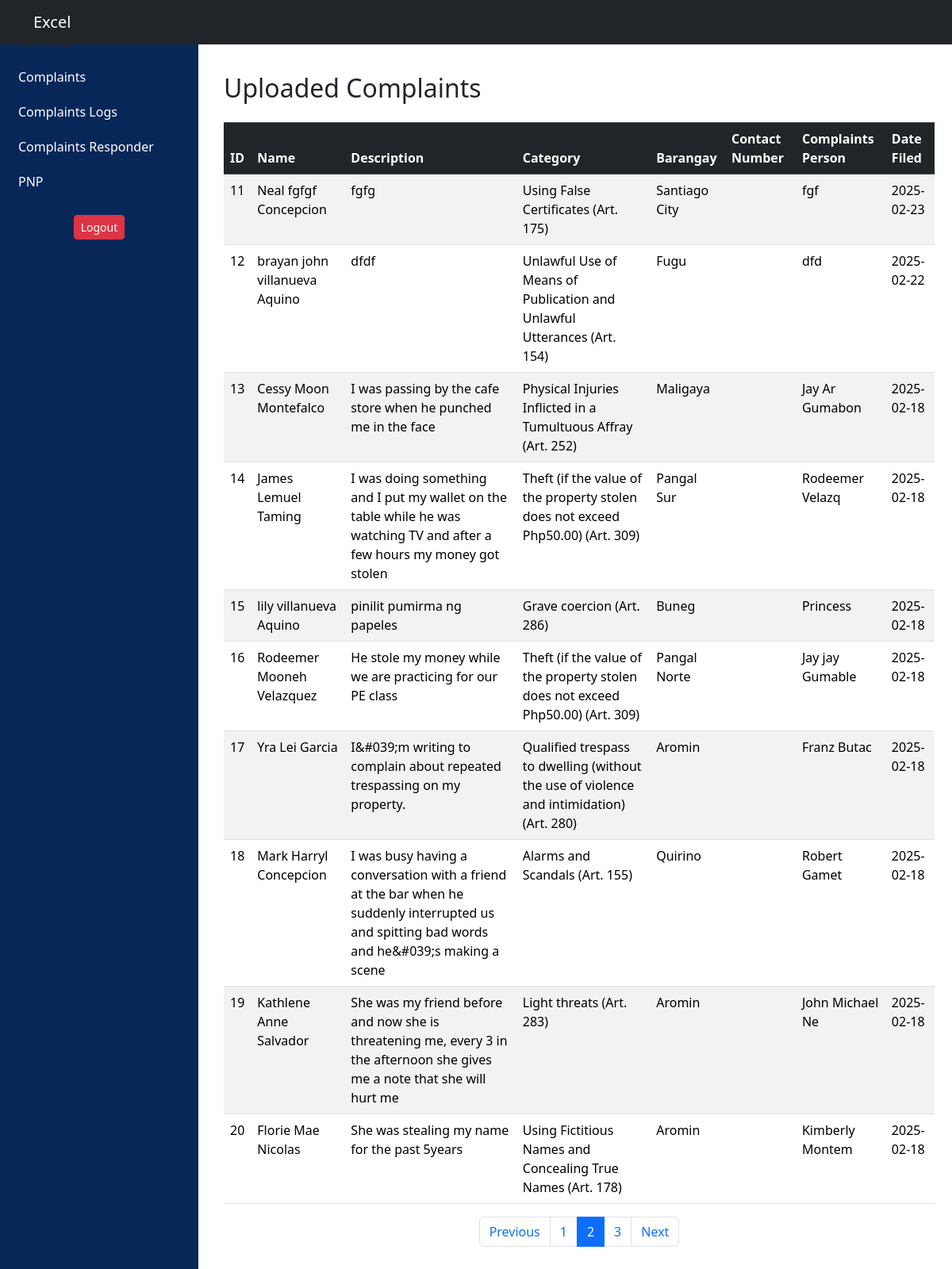
The page /complaints_logs.php?page=2 on the database its author committed.
### tables this page shows
CREATE TABLE `tbl_complaints` (
  `complaints_id` int(15) NOT NULL,
  `complaint_name` varchar(255) NOT NULL,
  `complaints_person` varchar(15) NOT NULL,
  `status` varchar(20) NOT NULL DEFAULT '''Inprogress''',
  `complaints` text NOT NULL,
  `responds` enum('barangay','pnp') NOT NULL,
  `date_filed` date NOT NULL,
  `category_id` int(1) NOT NULL,
  `barangays_id` int(10) NOT NULL,
  `image_id` int(10) NOT NULL,
  `info_id` int(11) NOT NULL,
  `user_id` int(11) NOT NULL,
  `ano` varchar(255) DEFAULT NULL,
  `barangay_saan` varchar(255) DEFAULT NULL,
  `kailan_date` date DEFAULT NULL,
  `kailan_time` varchar(255) NOT NULL,
  `paano` text DEFAULT NULL,
  `bakit` text DEFAULT NULL,
  `file_path` varchar(255) DEFAULT NULL,
  `cert_id` int(15) DEFAULT NULL
);

CREATE TABLE `tbl_complaintcategories` (
  `category_id` int(10) NOT NULL,
  `complaints_category` varchar(255) NOT NULL,
  `cert_path` varchar(255) NOT NULL
);

CREATE TABLE `tbl_users_barangay` (
  `barangays_id` int(11) NOT NULL,
  `barangay_name` varchar(255) NOT NULL
);

### complaints_logs.php (the view, shortened to what this page needs)
<!DOCTYPE html>
<html lang="en">
<head>
    <link href="https://cdn.jsdelivr.net/npm/bootstrap@5.3.3/dist/css/bootstrap.min.css" rel="stylesheet">
    <link rel="stylesheet" href="style.css">
</head>
<body>
    <nav class="navbar navbar-expand-lg navbar-dark bg-dark sticky-top">
        <div class="container">
            <a class="navbar-brand" href="#">Excel</a>
        </div>
    </nav>
    <div class="content">
        <div class="container">
            <h2 class="mt-3 mb-4">Uploaded Complaints</h2>
            <div class="table-responsive">
                <table class="table table-striped table-bordered">
                    <thead class="table-dark">
                        <tr>
                            <th>ID</th>
                            <th>Name</th>
                            <th>Description</th>
                            <th>Category</th>
                            <th>Barangay</th>
                            <th>Contact Number</th>
                            <th>Complaints Person</th>
                            <th>Date Filed</th>
                        </tr>
                    </thead>
                    <tbody>
                        <?php
                        include_once 'dbconn.php';
                        $results_per_page = 10;
                        if (!isset($_GET['page']) || !is_numeric($_GET['page']) || $_GET['page'] <= 0) {
                            $page = 1;
                        } else {
                            $page = $_GET['page'];
                        }
                        $start_from = ($page - 1) * $results_per_page;
                        function displayComplaints($pdo, $start_from, $results_per_page) {
                            try {
                                $stmt = $pdo->prepare("SELECT * FROM tbl_complaints ORDER BY date_filed DESC LIMIT ?, ?");
                                $stmt->bindParam(1, $start_from, PDO::PARAM_INT);
                                $stmt->bindParam(2, $results_per_page, PDO::PARAM_INT);
                                $stmt->execute();
                                $id_counter = $start_from + 1;
                                while ($row = $stmt->fetch(PDO::FETCH_ASSOC)) {
                                    $complaint_id = $id_counter++;
                                    $complaint_name = isset($row['complaint_name']) ? htmlspecialchars($row['complaint_name']) : '';
                                    $complaints = isset($row['complaints']) ? htmlspecialchars($row['complaints']) : '';
                                    $date_filed = isset($row['date_filed']) ? htmlspecialchars($row['date_filed']) : '';
                                    $stmtCat = $pdo->prepare("SELECT complaints_category FROM tbl_complaintcategories WHERE category_id = ?");
                                    $stmtCat->execute([$row['category_id']]);
                                    $category_name = htmlspecialchars($stmtCat->fetchColumn());
                                    $stmtBar = $pdo->prepare("SELECT barangay_name FROM tbl_users_barangay WHERE barangays_id = ?");
                                    $stmtBar->execute([$row['barangays_id']]);
                                    $barangay_name = htmlspecialchars($stmtBar->fetchColumn());
                                    $cp_number = isset($row['cp_number']) ? htmlspecialchars($row['cp_number']) : '';
                                    $complaints_person = isset($row['complaints_person']) ? htmlspecialchars($row['complaints_person']) : '';
                                    echo "<tr>";
                                    echo "<td>{$complaint_id}</td>";
                                    echo "<td>{$complaint_name}</td>";
                                    echo "<td>{$complaints}</td>";
                                    echo "<td>{$category_name}</td>";
                                    echo "<td>{$barangay_name}</td>";
                                    echo "<td>{$cp_number}</td>";
                                    echo "<td>{$complaints_person}</td>";
                                    echo "<td>{$date_filed}</td>";
                                    echo "</tr>";
                                }
                            } catch (PDOException $e) {
                                echo "<tr><td colspan='8'>Error fetching complaints: " . $e->getMessage() . "</td></tr>";
                            }
                        }
                        if (!isset($pdo)) {
                            echo "<tr><td colspan='8'>PDO connection not established.</td></tr>";
                        } else {
                            displayComplaints($pdo, $start_from, $results_per_page);
                        }
                        ?>
                    </tbody>
                </table>
            </div>
            <nav aria-label="Page navigation example">
                <ul class="pagination justify-content-center">
                    <?php
                    $stmt = $pdo->query("SELECT COUNT(*) AS total FROM tbl_complaints");
                    $row = $stmt->fetch(PDO::FETCH_ASSOC);
                    $total_pages = ceil($row['total'] / $results_per_page);
                    if ($page > 1) {
                        echo "<li class='page-item'><a class='page-link' href='{$_SERVER['PHP_SELF']}?page=" . ($page - 1) . "'>Previous</a></li>";
                    } else {
                        echo "<li class='page-item disabled'><a class='page-link' href='#'>Previous</a></li>";
                    }
                    for ($i = 1; $i <= $total_pages; $i++) {
                        if ($i == $page) {
                            echo "<li class='page-item active'><a class='page-link' href='#'>$i</a></li>";
                        } else {
                            echo "<li class='page-item'><a class='page-link' href='{$_SERVER['PHP_SELF']}?page=$i'>$i</a></li>";
                        }
                    }
                    if ($page < $total_pages) {
                        echo "<li class='page-item'><a class='page-link' href='{$_SERVER['PHP_SELF']}?page=" . ($page + 1) . "'>Next</a></li>";
                    } else {
                        echo "<li class='page-item disabled'><a class='page-link' href='#'>Next</a></li>";
                    }
                    ?>
                </ul>
            </nav>
        </div>
    </div>
<div class="sidebar">
    <h4 class="px-3">Menu</h4>
    <ul class="nav flex-column">
        <li class="nav-item">
            <a class="nav-link active" href="">Complaints</a>
        </li>
        <li class="nav-item">
            <a class="nav-link" href="">Complaints Logs</a>
        </li>
        <li class="nav-item">
            <a class="nav-link" href="">Complaints Responder</a>
        </li>
        <li class="nav-item">
            <a class="nav-link" href="">PNP</a>
        </li>
    </ul>
      <form action="logout.php" method="post" id="logoutForm">
            <div class="logout-btn">
                <button type="button" class="btn btn-danger btn-sm" onclick="confirmLogout()">
                    <i class="bi bi-box-arrow-left"></i> Logout
                </button>
            </div>
        </form>
</div>
</body>
</html>

### styles/style.css (style rules this page uses)
.sidebar { position: fixed; top: 0; left: 0; height: 100%; width: 250px; background-color: #082759; transition: width 0.3s ease; overflow: hidden; padding: 1rem 0.5rem; z-index: 1; }
.content { margin-left: 250px; transition: margin-left 0.3s ease; padding: 20px; width: 80%; }
.sidebar .user-info, .sidebar .nav, .sidebar h4, .sidebar .logout-btn { transition: opacity 0.3s ease; }
.sidebar h4 { margin-top: 20px; margin-bottom: 10px; padding-left: 15px; }
.nav-link { color: rgba(255, 255, 255, 0.75); padding: 10px 15px; display: block; transition: background-color 0.3s ease; }
.logout-btn { text-align: center; margin-top: 20px; }
.nav-link { color: white; }
table, th, td { border: none; }
table { border-collapse: collapse; width: 100%; }

### rows shown on the page
tbl_complaints: complaint_id "11", complaint_name "Neal fgfgf Concepcion", complaints "fgfg", category.complaints_category "Using False Certificates (Art. 175)", barangays.barangay_name "Santiago City", complaints_person "fgf", date_filed "2025-02-23"
tbl_complaints: complaint_id "12", complaint_name "brayan john villanueva Aquino", complaints "dfdf", category.complaints_category "Unlawful Use of Means of Publication and Unlawful Utterances (Art. 154)", barangays.barangay_name "Fugu", complaints_person "dfd", date_filed "2025-02-22"
tbl_complaints: complaint_id "13", complaint_name "Cessy Moon Montefalco", complaints "I was passing by the cafe store when he punched me in the face", category.complaints_category "Physical Injuries Inflicted in a Tumultuous Affray (Art. 252)", barangays.barangay_name "Maligaya", complaints_person "Jay Ar Gumabon", date_filed "2025-02-18"
tbl_complaints: complaint_id "14", complaint_name "James Lemuel Taming", complaints "I was doing something and I put my wallet on the table while he was watching TV and after a few hours my money got stolen", category.complaints_category "Theft (if the value of the property stolen does not exceed Php50.00) (Art. 309)", barangays.barangay_name "Pangal Sur", complaints_person "Rodeemer Velazq", date_filed "2025-02-18"
tbl_complaints: complaint_id "15", complaint_name "lily villanueva Aquino", complaints "pinilit pumirma ng papeles", category.complaints_category "Grave coercion (Art. 286)", barangays.barangay_name "Buneg", complaints_person "Princess", date_filed "2025-02-18"
tbl_complaints: complaint_id "16", complaint_name "Rodeemer Mooneh Velazquez", complaints "He stole my money while we are practicing for our PE class", category.complaints_category "Theft (if the value of the property stolen does not exceed Php50.00) (Art. 309)", barangays.barangay_name "Pangal Norte", complaints_person "Jay jay Gumable", date_filed "2025-02-18"
tbl_complaints: complaint_id "17", complaint_name "Yra Lei Garcia", complaints "I&#039;m writing to complain about repeated trespassing on my property.", category.complaints_category "Qualified trespass to dwelling (without the use of violence and intimidation) (Art. 280)", barangays.barangay_name "Aromin", complaints_person "Franz Butac", date_filed "2025-02-18"
tbl_complaints: complaint_id "18", complaint_name "Mark Harryl Concepcion", complaints "I was busy having a conversation with a friend at the bar when he suddenly interrupted us and spitting bad words and he&#039;s making a scene", category.complaints_category "Alarms and Scandals (Art. 155)", barangays.barangay_name "Quirino", complaints_person "Robert Gamet", date_filed "2025-02-18"
tbl_complaints: complaint_id "19", complaint_name "Kathlene Anne Salvador", complaints "She was my friend before and now she is threatening me, every 3 in the afternoon she gives me a note that she will hurt me", category.complaints_category "Light threats (Art. 283)", barangays.barangay_name "Aromin", complaints_person "John Michael Ne", date_filed "2025-02-18"
tbl_complaints: complaint_id "20", complaint_name "Florie Mae Nicolas", complaints "She was stealing my name for the past 5years", category.complaints_category "Using Fictitious Names and Concealing True Names (Art. 178)", barangays.barangay_name "Aromin", complaints_person "Kimberly Montem", date_filed "2025-02-18"
